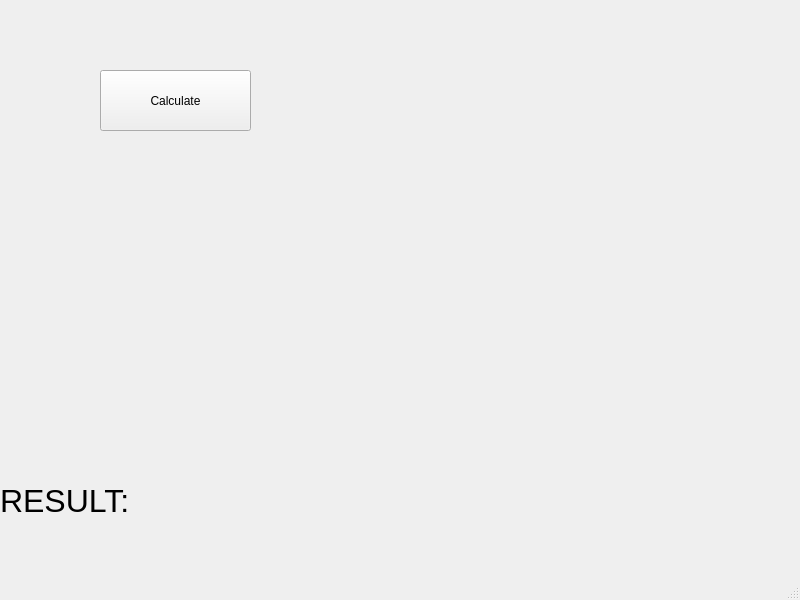
<?xml version="1.0" encoding="UTF-8"?>
<ui version="4.0">
 <class>MainWindow</class>
 <widget class="QMainWindow" name="MainWindow">
  <property name="geometry">
   <rect>
    <x>0</x>
    <y>0</y>
    <width>800</width>
    <height>600</height>
   </rect>
  </property>
  <property name="windowTitle">
   <string>MainWindow</string>
  </property>
  <widget class="QWidget" name="centralwidget">
   <widget class="QPushButton" name="calculate">
    <property name="geometry">
     <rect>
      <x>100</x>
      <y>70</y>
      <width>151</width>
      <height>61</height>
     </rect>
    </property>
    <property name="text">
     <string>Calculate</string>
    </property>
   </widget>
   <widget class="QLabel" name="result">
    <property name="geometry">
     <rect>
      <x>0</x>
      <y>450</y>
      <width>381</width>
      <height>101</height>
     </rect>
    </property>
    <property name="font">
     <font>
      <pointsize>24</pointsize>
     </font>
    </property>
    <property name="text">
     <string>RESULT:</string>
    </property>
   </widget>
  </widget>
  <widget class="QMenuBar" name="menubar">
   <property name="geometry">
    <rect>
     <x>0</x>
     <y>0</y>
     <width>800</width>
     <height>20</height>
    </rect>
   </property>
  </widget>
  <widget class="QStatusBar" name="statusbar"/>
 </widget>
 <resources/>
 <connections/>
</ui>
